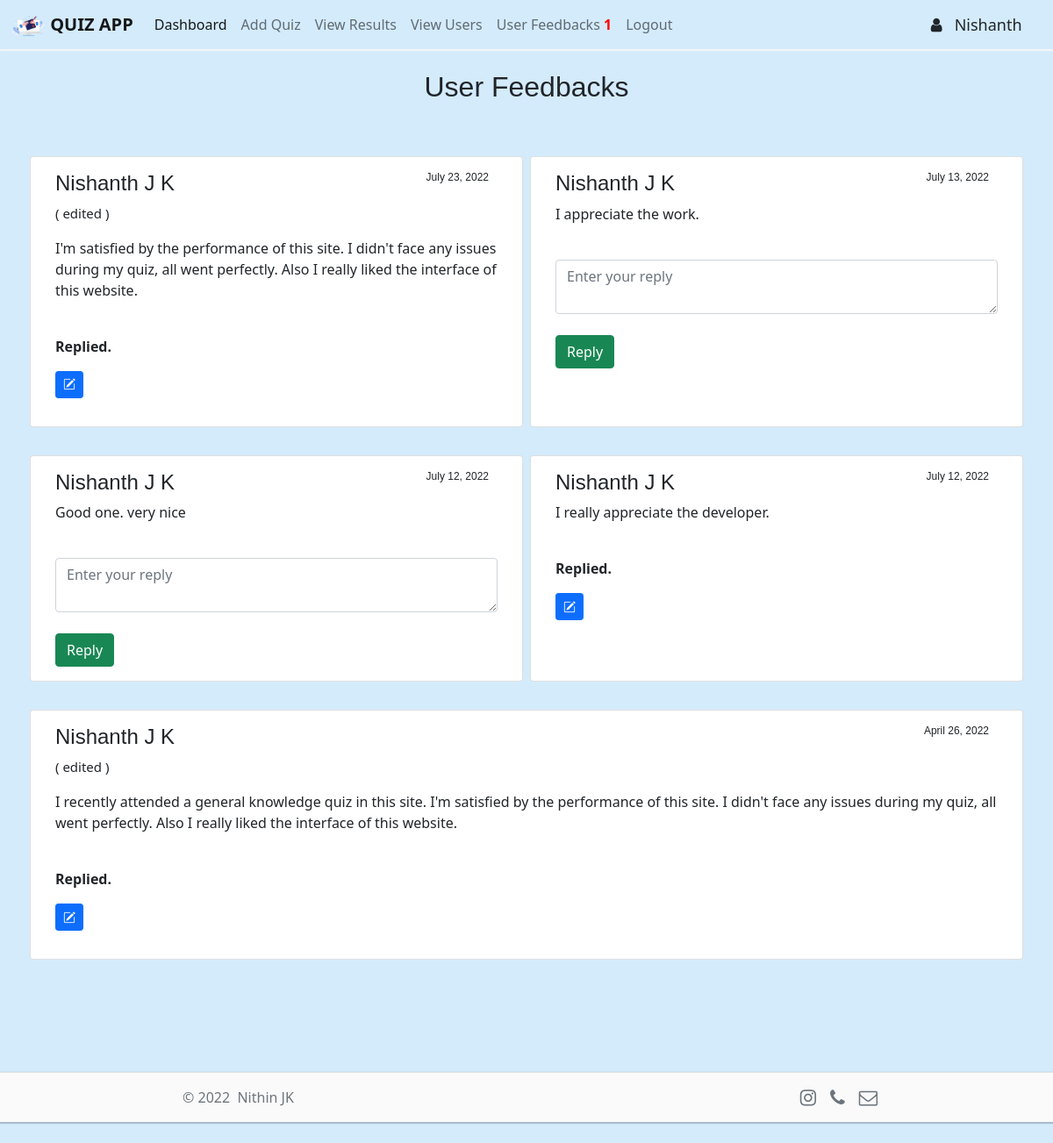
Page /view_feedbacks/Nishanth/ (signed in) on the committed database.
### users/models.py (models this page shows, shortened)
class Users(models.Model):
    fname = models.CharField(max_length=100)
    lname = models.CharField(max_length=100, blank=True)
    email = models.EmailField(max_length=100)
    status = models.CharField(max_length=20, default='not_activated')

class Feedbacks(models.Model):
    user_id = models.ForeignKey(Users, blank=False, null=False, on_delete=models.CASCADE)
    user_name = models.CharField('Full Name', max_length=100, blank=False)
    feedback = models.TextField(blank=False)
    status = models.CharField('Status', max_length=10, blank=True)
    reply = models.TextField(blank=True)
    reply_status = models.CharField('Reply Status', max_length=10, blank=True)
    date = models.DateField('Date Posted')
    class Meta:
        ordering = ('-date',)

### site_admin/views.py (the view, shortened to what this page needs)
# urls.py: path('view_feedbacks/<name>/', admin_views.view_feedbacks, name='view_feedbacks'),
@login_required(login_url='home')
def view_feedbacks(request, name):
    current_user = User.objects.get(pk=request.user.id)
    if current_user.is_superuser == True:
        role = 'admin'
        notification = Notifications.objects.filter(to=role, status=1)
        feedcount = 0
        resultcount = 0
        usercount = 0
        for item in notification:
            if item.subject == 'feedback':
                feedcount += 1
            elif item.subject == 'result':
                resultcount += 1
            elif item.subject == 'new_user':
                usercount += 1
        feedbacks = Feedbacks.objects.all
        return render(request, 'admin/view_feedbacks.html', {'role':role, 'feedcount':feedcount, 'resultcount':resultcount, 'usercount':usercount, 'current_year': current_year, 'uname':name, 'feedbacks': feedbacks,})
    else:
        return redirect('home')

### templates/admin/view_feedbacks.html (shortened to what this page needs)
{% include 'header.html' %}
{% block content %}
<div class="container">
    <h2 class="text-center">User Feedbacks</h2>
    <br>
    <div class="row">
        {% if feedbacks %}
        {% for item in feedbacks %}
        {% if forloop.counter|divisibleby:2 == 0 %}
        <div class="w-100"></div><br>
        {% endif %}
        <div class="col-sm card m-1">
            <div class="card-body">
                {% if item.status == 'edited' %}
                <h4>{{ item.user_name }}<p style="font-size: 12px; float: right;">{{ item.date }}&nbsp;&nbsp;&nbsp;</p>
                </h4>
                <p style="font-size: 15px;">( edited )</p>
                {% else %}
                <h4>{{ item.user_name }}<p style="font-size: 12px; float: right;">{{ item.date }}&nbsp;&nbsp;&nbsp;</p>
                </h4>
                {% endif %}
                <p>{{ item.feedback }}</p>
                <br>
                {% if feed_id == item.id %}
                <form method="post" action="{% url 'view_feedbacks' uname %}">
                    {% csrf_token %}
                    <input type="hidden" name="id" value="{{ item.id }}">
                    <input type="hidden" name="user_id" value="{{ item.user_id.id }}">
                    <input type="hidden" name="reply_status" value="edited">
                    <input type="hidden" name="date" value="{{ item.date }}">
                    <textarea class="form-control" type="text" name="reply">{{ item.reply }}</textarea>
                    <br><input type="submit" name="update_reply" class="btn btn-primary btn-sm" value="Update">
                </form>
                {% else %}
                {% if item.reply %}
                <p><b>Replied.</b>&nbsp;&nbsp;&nbsp;
                <form method="post" action="{% url 'view_feedbacks' uname %}">
                    <button type="submit" name="edit_reply" class="btn btn-primary btn-sm" title="Edit your reply.">
                        <i class="bi bi-pencil-square"></i>
                    </button>
                </form>
                </p>
                {% else %}
                <form method="post" action="{% url 'view_feedbacks' uname %}">
                    <textarea class="form-control" type="text" name="reply" placeholder="Enter your reply"
                        required></textarea><br>
                    <input class="btn btn-success" type="submit" name="submit" value="Reply">
                </form>
                {% endif %}
                {% endif %}
            </div>
        </div>
        {% endfor %}
        {% else %}
        <p>No Feedbacks till now :(</p>
        {% endif %}
    </div>
</div>
{% endblock %}
{% include 'footer.html' %}

### templates/header.html (shortened to what this page needs)
{% load static %}
<!doctype html>
<html lang="en">
<head>
    <link href="https://cdn.jsdelivr.net/npm/bootstrap@5.1.3/dist/css/bootstrap.min.css" rel="stylesheet"
>
    <link rel="stylesheet" href="https://cdn.jsdelivr.net/npm/bootstrap-icons@1.8.1/font/bootstrap-icons.css">
    <link href="https://maxcdn.bootstrapcdn.com/font-awesome/4.6.3/css/font-awesome.min.css" rel="stylesheet"
>
    <link rel="stylesheet" type="text/css" href="{% static 'css/main.css' %}">
    <link rel="stylesheet" type="text/css" href="{% static 'css/loader.css' %}">
    <link rel="stylesheet" type="text/css" href="{% static 'css/swiper-bundle.min.css' %}">
</head>
<body>
    <nav class="navbar navbar-expand-lg navbar-light" style="background-color: #d4ebfc;">
        <div class="container-fluid">
            <a class="navbar-brand" href="{% url 'home' %}"><b><img src="{% static 'img/logo.webp' %}" height="25"
                        width="40"> QUIZ APP</b></a>
            <div class="collapse navbar-collapse" id="navbarSupportedContent">
                <ul class="navbar-nav me-auto mb-2 mb-lg-0">
                    {% if role == 'admin' %}
                    <li class="nav-item">
                        <a class="nav-link active" aria-current="page" href="{% url 'admin_dashboard' uname %}">
                            Dashboard
                        </a>
                    </li>
                    <li class="nav-item">
                        <a class="nav-link" href="{% url 'add_quiz' uname %}">
                            Add Quiz
                        </a>
                    </li>
                    <li class="nav-item">
                        <a class="nav-link" href="{% url 'result_notify' uname %}">
                            <span class="notification">
                                View Results
                            </span>
                        </a>
                    </li>
                    <li class="nav-item">
                        <a class="nav-link" href="{% url 'user_notify' uname %}">
                            <span class="notification">
                                View Users
                            </span>
                        </a>
                    </li>
                    <li class="nav-item">
                        <a class="nav-link" href="{% url 'feed_notify' uname %}">
                            <span class="notification">
                                User Feedbacks
                                {% if feedcount %}
                                <span class="notification-badge"><b>&nbsp;{{ feedcount }}</b></span>
                                {% endif %}
                            </span>
                        </a>
                    </li>
                    <li class="nav-item">
                        <a class="nav-link" href="{% url 'signout' %}">
                            Logout
                        </a>
                    </li>
                </ul>
                <div class="d-flex">
                    <ul class="navbar-nav me-auto mb-2 mb-lg-0">
                        <li style="font-size: large;"><i class="fa fa-user" aria-hidden="true"></i>&nbsp;&nbsp;
                            {{ uname }} &nbsp;&nbsp;&nbsp;&nbsp;</li>
                    </ul>
                </div>
                {% endif %}
            </div>
        </div>
    </nav>
    <br>
    <div>

### static/css/main.css (style rules this page uses)
body { background: #d4ebfc; }
.navbar { box-shadow: 1px 1px 1px 1px #f2f5f7; }
h1, h2, h3, h4, h5, h6 { font-family: 'Trebuchet MS', 'Lucida Sans Unicode', 'Lucida Grande', 'Lucida Sans', Arial, sans-serif; }

### templates/header.html (style rules this page uses)
.notification { position: relative; display: flex; }
.notification-badge { top: -15px; right: -1px; color: red; -webkit-animation: shake .1s ease-in-out .1s infinite alternate; }

### rows in the picture
Users: fname "Nishanth"
Feedbacks: user_name "Nishanth J K", date "July 23, 2022", feedback "I'm satisfied by the performance of this site. I didn't face any issues during my quiz, all went perfectly. Also I really liked the interface of this website."
Feedbacks: user_name "Nishanth J K", date "July 13, 2022", feedback "I appreciate the work."
Feedbacks: user_name "Nishanth J K", date "July 12, 2022", feedback "Good one. very nice"
Feedbacks: user_name "Nishanth J K", date "July 12, 2022", feedback "I really appreciate the developer."
Feedbacks: user_name "Nishanth J K", date "April 26, 2022", feedback "I recently attended a general knowledge quiz in this site. I'm satisfied by the performance of this site. I didn't face any issues during my quiz, all went perfectly. Also I really liked the interface of this website."

### other values in the picture
{{ feedcount }} "1"
{{ current_year }} "2022"
